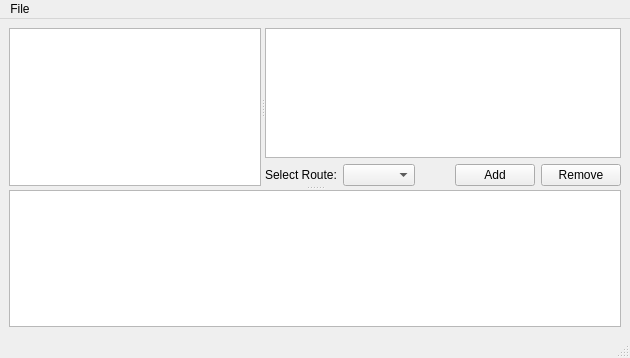
<?xml version="1.0" encoding="UTF-8"?>
<ui version="4.0">
 <class>MainWindow</class>
 <widget class="QMainWindow" name="MainWindow">
  <property name="geometry">
   <rect>
    <x>0</x>
    <y>0</y>
    <width>630</width>
    <height>358</height>
   </rect>
  </property>
  <property name="windowTitle">
   <string>MainWindow</string>
  </property>
  <widget class="QWidget" name="centralwidget">
   <layout class="QVBoxLayout" name="verticalLayout_2">
    <item>
     <widget class="QSplitter" name="splitter_2">
      <property name="orientation">
       <enum>Qt::Vertical</enum>
      </property>
      <widget class="QSplitter" name="splitter">
       <property name="orientation">
        <enum>Qt::Horizontal</enum>
       </property>
       <widget class="QTableView" name="routesView"/>
       <widget class="QWidget" name="layoutWidget">
        <layout class="QVBoxLayout" name="verticalLayout">
         <item>
          <widget class="QTableView" name="coordinatesView"/>
         </item>
         <item>
          <layout class="QHBoxLayout" name="horizontalLayout_2">
           <item>
            <layout class="QHBoxLayout" name="horizontalLayout">
             <item>
              <widget class="QLabel" name="label">
               <property name="text">
                <string>Select Route:</string>
               </property>
              </widget>
             </item>
             <item>
              <widget class="QComboBox" name="comboBox">
               <property name="sizeAdjustPolicy">
                <enum>QComboBox::AdjustToContents</enum>
               </property>
              </widget>
             </item>
            </layout>
           </item>
           <item>
            <spacer name="horizontalSpacer">
             <property name="orientation">
              <enum>Qt::Horizontal</enum>
             </property>
             <property name="sizeHint" stdset="0">
              <size>
               <width>40</width>
               <height>20</height>
              </size>
             </property>
            </spacer>
           </item>
           <item>
            <widget class="QPushButton" name="addCoordinateButton">
             <property name="text">
              <string>Add</string>
             </property>
            </widget>
           </item>
           <item>
            <widget class="QPushButton" name="removeCoordinateButton">
             <property name="text">
              <string>Remove</string>
             </property>
            </widget>
           </item>
          </layout>
         </item>
        </layout>
       </widget>
      </widget>
      <widget class="QGraphicsView" name="chartView"/>
     </widget>
    </item>
   </layout>
  </widget>
  <widget class="QMenuBar" name="menubar">
   <property name="geometry">
    <rect>
     <x>0</x>
     <y>0</y>
     <width>630</width>
     <height>22</height>
    </rect>
   </property>
   <widget class="QMenu" name="menuFile">
    <property name="title">
     <string>File</string>
    </property>
    <addaction name="actionOpen"/>
    <addaction name="actionImport"/>
    <addaction name="actionSave"/>
    <addaction name="actionDelete"/>
   </widget>
   <addaction name="menuFile"/>
  </widget>
  <widget class="QStatusBar" name="statusbar"/>
  <action name="actionOpen">
   <property name="text">
    <string>Open</string>
   </property>
   <property name="shortcut">
    <string>Ctrl+O</string>
   </property>
  </action>
  <action name="actionImport">
   <property name="text">
    <string>Import</string>
   </property>
   <property name="shortcut">
    <string>Ctrl+I</string>
   </property>
  </action>
  <action name="actionSave">
   <property name="text">
    <string>Save</string>
   </property>
   <property name="shortcut">
    <string>Ctrl+S</string>
   </property>
  </action>
  <action name="actionDelete">
   <property name="text">
    <string>Delete</string>
   </property>
   <property name="shortcut">
    <string>Ctrl+D</string>
   </property>
  </action>
 </widget>
 <resources/>
 <connections/>
</ui>
